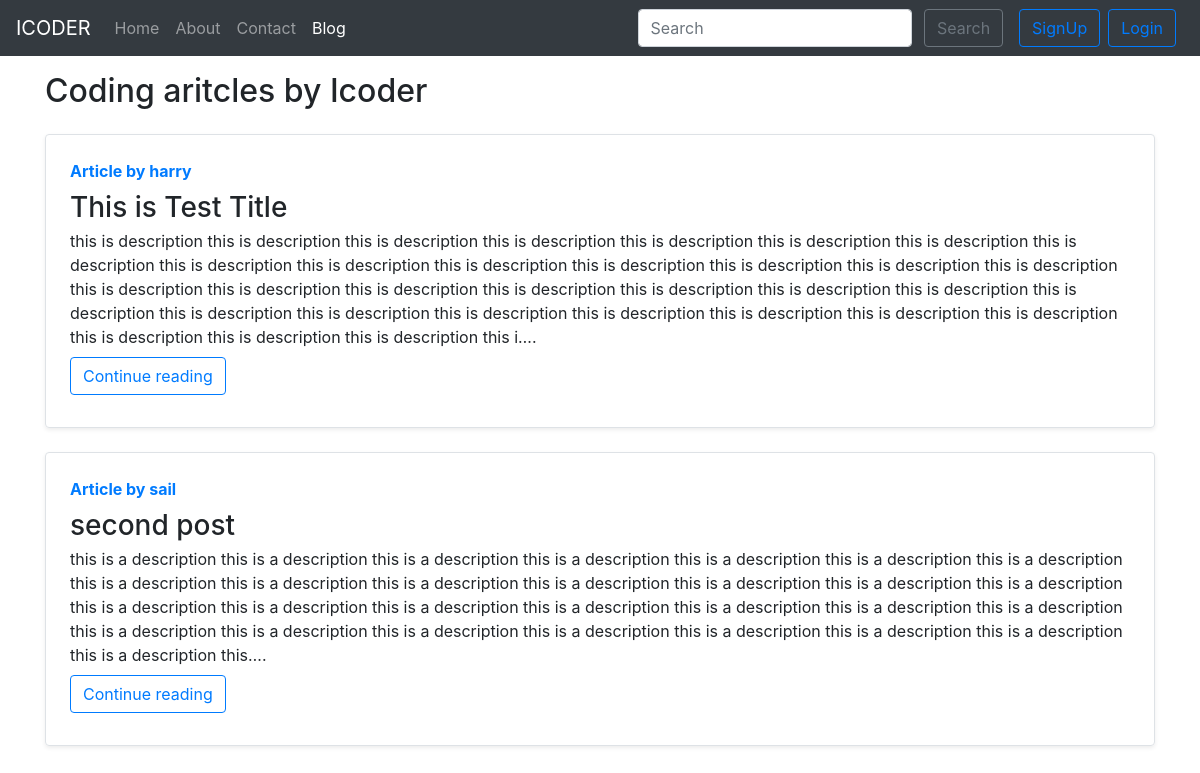
Before: /blog/ with the older database file.
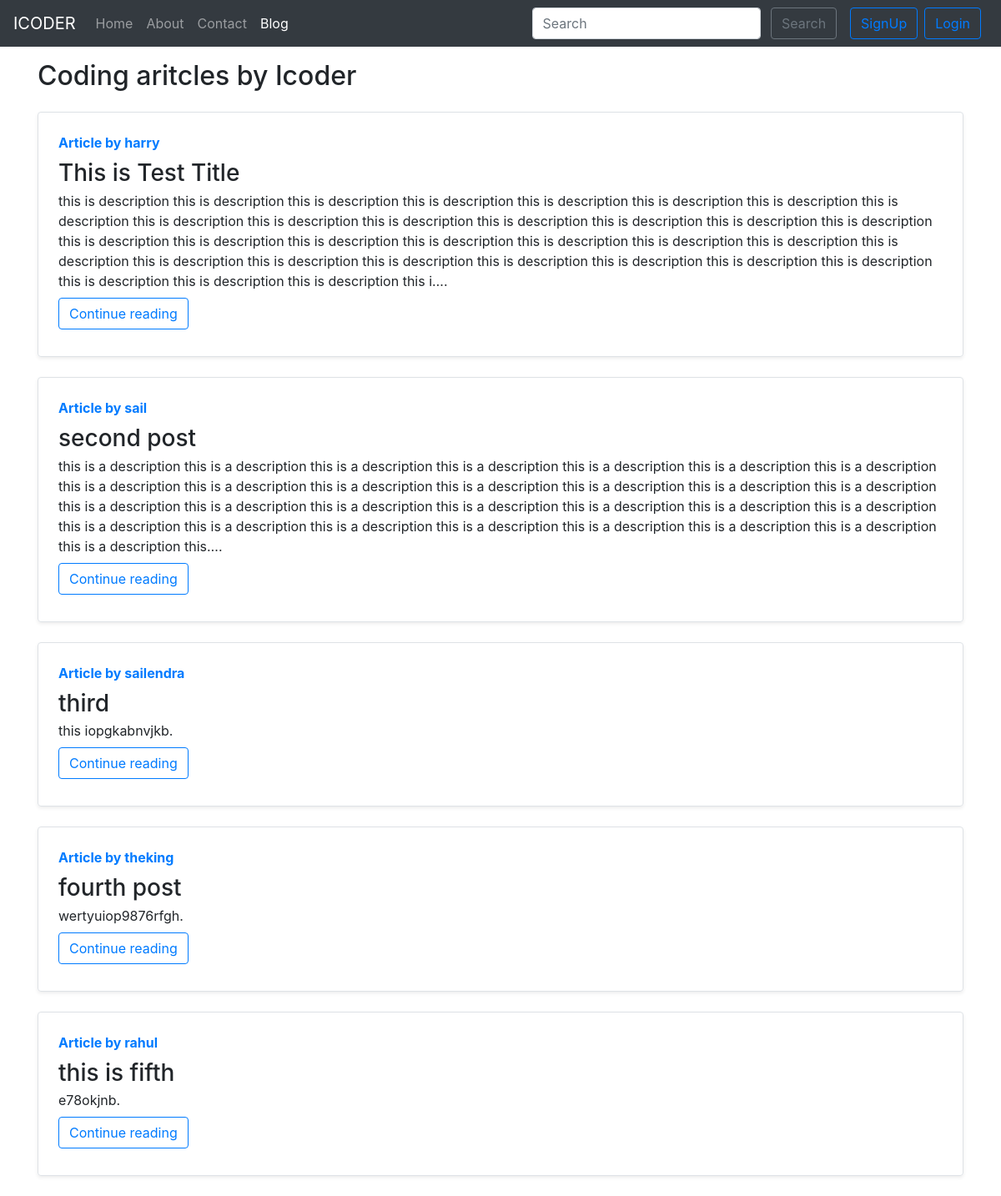
After: the same page with the newer database file.
### blog/models.py (models this page shows, shortened)
class Post(models.Model):
    sno = models.AutoField(primary_key=True)
    title = models.CharField(max_length=80)
    author = models.CharField(max_length=20)
    slug = models.CharField(max_length=120)
    content = models.TextField()
    timeStamp = models.DateTimeField(blank=True)

### blog/views.py (the view)
# urls.py: path('', views.blogHome, name='blogHome'),
def blogHome(request):
    allPosts = Post.objects.all()
    context = {'allPosts': allPosts}
    return render(request, 'blog/blogHome.html', context)

### templates/blog/blogHome.html (shortened to what this page needs)
{% extends 'base.html' %}
{% block blogactive %} active {% endblock blogactive %}
{% block body %}
<div class="container my-3">
    <h2> Coding aritcles by Icoder</h2>
    {% for post in allPosts %}
    <div
        class="row no-gutters border my-4 rounded overflow-hidden flex-md-row mb-4 shadow-sm h-md-250 position-relative">
        <div class="col p-4 d-flex flex-column position-static">
            <strong class="d-inline-block mb-2 text-primary">Article by {{post.author}}</strong>
            <h3 class="mb-0">{{post.title}}</h3>
            <p class="card-text mb-auto">{{post.content|truncatechars:700}}.</p>
            <div class="my-2">
                <a href="/blog/{{post.slug}}" role="button" class="btn btn-outline-primary">Continue reading</a>
            </div>
        </div>
    </div>
    {% endfor %}
</div>
{% endblock body %}

### templates/base.html (shortened to what this page needs)
<!doctype html>
<html lang="en">
<head>
  <link rel="stylesheet" href="https://stackpath.bootstrapcdn.com/bootstrap/4.5.0/css/bootstrap.min.css"
>
</head>
<body>
  <nav class="navbar navbar-expand-lg navbar-dark bg-dark">
    <a class="navbar-brand" href="/">ICODER</a>
    <div class="collapse navbar-collapse" id="navbarSupportedContent">
      <ul class="navbar-nav mr-auto">
        <li class="nav-item {% block homeactive %} {% endblock homeactive %} ">
          <a class="nav-link" href="/">Home <span class="sr-only">(current)</span></a>
        </li>
        <li class="nav-item {% block aboutactive %} {% endblock aboutactive %}">
          <a class="nav-link" href="/about">About</a>
        </li>
        <li class="nav-item {% block contactactive %} {% endblock contactactive %}">
          <a class="nav-link" href="/contact">Contact</a>
        </li>
        <li class="nav-item {% block blogactive %} {% endblock blogactive %}">
          <a class="nav-link" href="/blog">Blog</a>
        </li>
      </ul>
      <div class="ml-auto form-inline ">
        <form method="get" action="/search" class="my-2 my-lg-0 mx-3">
          <input class="form-control mr-sm-2" type="search" placeholder="Search" aria-label="Search" name="query"
            id="query">
          <button class="btn btn-outline-secondary my-2 my-sm-0" type="submit">Search</button>
        </form>
        {% if user.is_authenticated %}
        <ul class="navbar-nav">
          <li class="dropdown">
            <a class="btn btn-secondary dropdown-toggle" role="button" href="/"id="dropdownMenu2" data-toggle="dropdown"
              aria-haspopup="true" aria-expanded="false">
             Welcome {{request.user}}
            </a>
            <div class="dropdown-menu" aria-labelledby="dropdownMenu2">
              <a class="dropdown-item" href="/logout">Logout</a>
            </div>
          </li>
        </ul>
      {% else %}
      <button type="button" class="btn btn-outline-primary mr-2" data-toggle="modal" data-target="#signupModal">
        SignUp
      </button>
      <button type="button" class="btn btn-outline-primary mr-2" data-toggle="modal" data-target="#LoginModal">
        Login
      </button>
      {% endif %}
    </div>
  </div>
  </nav>
  {% block body %}
  {% endblock body %}
</body>
</html>

Changed rows visible on the page:
added Post: author "sailendra", title "third", content "this iopgkabnvjkb"
added Post: author "theking", title "fourth post", content "wertyuiop9876rfgh"
added Post: author "rahul", title "this is fifth", content "e78okjnb"
